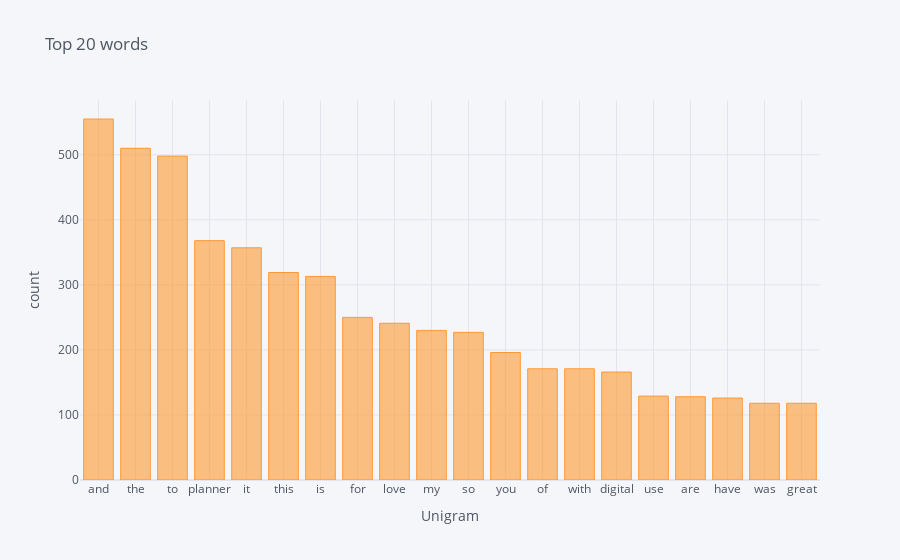

Notebook cell for this chart:
### Code cell
df1.iplot(kind="bar", xTitle="Unigram", yTitle="count", title="Top 20 words")

### Figure 1 — Plotly figure (JSON) as saved in the notebook; plotly's stock layout.template omitted (floating-point values rounded to 4 significant figures)
{"data": [{"marker": {"color": "rgba(255, 153, 51, 0.6)", "line": {"color": "rgba(255, 153, 51, 1.0)", "width": 1}}, "name": "Frequency", "orientation": "v", "text": "", "type": "bar", "x": ["and", "the", "to", "planner", "it", "this", "is", "for", "love", "my", "so", "you", "of", "with", "digital", "use", "are", "have", "was", "great"], "y": [555, 510, 498, 368, 357, 319, 313, 250, 241, 230, 227, 196, 171, 171, 166, 129, 128, 126, 118, 118]}], "layout": {"legend": {"bgcolor": "#F5F6F9", "font": {"color": "#4D5663"}}, "paper_bgcolor": "#F5F6F9", "plot_bgcolor": "#F5F6F9", "title": {"font": {"color": "#4D5663"}, "text": "Top 20 words"}, "xaxis": {"gridcolor": "#E1E5ED", "showgrid": true, "tickfont": {"color": "#4D5663"}, "title": {"font": {"color": "#4D5663"}, "text": "Unigram"}, "zerolinecolor": "#E1E5ED"}, "yaxis": {"gridcolor": "#E1E5ED", "showgrid": true, "tickfont": {"color": "#4D5663"}, "title": {"font": {"color": "#4D5663"}, "text": "count"}, "zerolinecolor": "#E1E5ED"}}}
